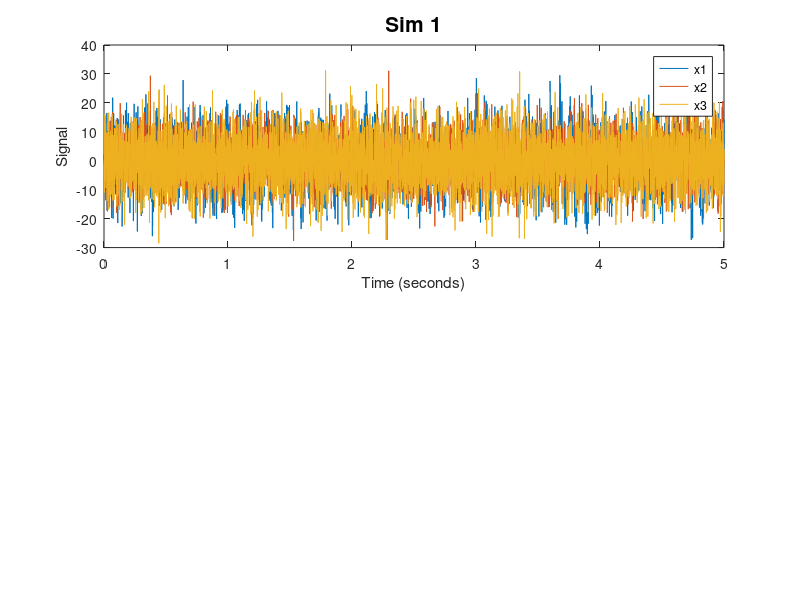

Here is the MATLAB script that generated this plot: (Note: this script raises an error after producing the figure.)
T = 5;      % total length of recording (seconds)
dt = 0.001; % seconds

f0 = 1/dt;  % sampling frequency (Hz)
N1 = T*f0;   % number of samples needed
df = 1/T;   % frequency resolution
fNQ = f0/2; % Nyquist frequency

taxis = dt:dt:T; % time axis

%%% Simulation 1, 3 N network
%%% simulate data ---------------------------------------------------------
a1 = 0.07*[hann(20)', -0.5*ones(20,1)']';   %AR coefficients for signal 1
a2 = 0.05*[-0.5*ones(20,1)', hann(20)']';    %                  ...signal 2
a3 = -.3*ones(size(a1));                    %                  ...signal 3

L = length(a1);                             % Number of AR terms.
N = N1+L;                                 % Number of time steps.

x1 = zeros(N,1);
x2 = zeros(N,1);                           %Create the AR model,
x3 = zeros(N,1);    

noise = 7;                                 % noise level

for k=L+1:N                                % For each time step,
    x1(k) = sum(a1.*x1(k-1:-1:k-L)) + sum(a2.*x2(k-1:-1:k-L)) +  noise*randn();
    x2(k) = sum(a2.*x2(k-1:-1:k-L)) + noise*randn();
    x3(k) = sum(a3.*x3(k-1:-1:k-L)) + noise*randn();  %...x(now) depends on past.
end
x1 = x1(L+1:end);                          % Drop the first L terms (0s).   
x2 = x2(L+1:end);                             
x3 = x3(L+1:end);

figure;
subplot (2,3,[1 3])                              %Plot signals.
plot(taxis,x1)
hold on
plot(taxis,x2)
plot(taxis,x3)
ylabel('Signal')
xlabel('Time (seconds)')
legend('x1','x2','x3')
title('Sim 1','FontSize',15);

%%% Define inputs for model building and GoF -------------------------
data = [x1';x2';x3'];                      % Conglomerate data in one matrix
nlags = 40;                               % Define order of AR model
                                           % needs to be larger than true
                                           % order
%%%% true coefficients 
true_coeffs = cell(3);
true_coeffs{1,1} = padarray(a1,nlags-L,'post'); % True coefficents up to 
true_coeffs{1,2} = padarray(a2,nlags-L,'post'); %     number of lags being estimated
true_coeffs{1,3} = zeros(nlags,1);

true_coeffs{2,1} = zeros(nlags,1);
true_coeffs{2,2} = padarray(a2,nlags-L,'post');
true_coeffs{2,3} = zeros(nlags,1);

true_coeffs{3,1} = zeros(nlags,1);
true_coeffs{3,2} = zeros(nlags,1);
true_coeffs{3,3} = padarray(a3,nlags-L,'post');

tic
[ adj_spline ] = build_ar_splines( data, nlags); % Build network using splines
splinetime  = toc;
tic
[ adj_stand] = build_ar( data, nlags );          % Build network using standard ar
standardtime = toc;



subplot 234; 
adj_true = [1 1 0; 0 1 0; 0 0 1];          % Plot true network
plotNetwork(adj_true)
title('Truth');
subplot 235;                               % Plot network using standard regressors
str = {num2str(standardtime), ' seconds' };
plotNetwork(adj_stand)
title(strcat({'Standard, '},num2str(standardtime),{' s'}))
subplot 236;                               % Plot network using spline regressors
plotNetwork(adj_spline)
title(strcat({'Spline, '},num2str(splinetime),{' s'}))


b_est = ar_gof(adj_spline, data, nlags,true_coeffs,noise,taxis,3); % Run goodness of fit tests

%%% Simulation 2, 3 N network

%%% Simulate signals --------------------------------------------------
a1 = 0.07*[hann(20)', -0.5*ones(20,1)']';   %AR coeffictients for signal 1
a2 = 0.03*[-0.5*ones(20,1)', hann(20)']';   %                  ...signal 2
a3 = -.3*ones(size(a1));                    %                  ...signal 3

L = length(a1);                             % Number of AR terms.

N = N1+L;                                 % Number of time steps.
x1 = zeros(N,1);
x2 = zeros(N,1);    
x3 = zeros(N,1);
noise = 7;                                  % noise level


                                            % Create AR model
for k=L+1:N                                 %For each time step,
    x1(k) = sum(a1.*x1(k-1:-1:k-L)) + sum(a2.*x2(k-1:-1:k-L)) +  noise*randn();
    x2(k) = sum(a2.*x2(k-1:-1:k-L)) + sum(a1.*x1(k-1:-1:k-L)) + noise*randn();
    x3(k) = sum(a3.*x3(k-1:-1:k-L)) + noise*randn();  %...x(now) depends on past.  
end
x1 = x1(L+1:end);       
x2 = x2(L+1:end);                           %Drop the first terms (0s).
x3 = x3(L+1:end);

figure(1);
subplot(2,3,[1 3])                          %Plot signals.
plot(taxis,x1)
hold on
plot(taxis,x2)
plot(taxis,x3)
ylabel('Signal')
xlabel('Time (seconds)')
legend('x1','x2','x3')

title('Scenario 2: 1 drives 1 and 2, 2 drives 1 and 2, and 3 is independent');

%%% Define inputs for model building and GoF -------------------------
data = [x1';x2';x3'];                      % Conglomerate data in one matrix
nlags = 100;                                % Define order of AR model

%%%% true coefficients

true_coeffs = cell(3);
true_coeffs{1,1} = padarray(a1,nlags-L,'post'); % True coefficents up to 
true_coeffs{1,2} = padarray(a2,nlags-L,'post'); %     number of lags being estimated
true_coeffs{1,3} = zeros(nlags,1);

true_coeffs{2,1} = padarray(a1,nlags-L,'post');
true_coeffs{2,2} = padarray(a2,nlags-L,'post');
true_coeffs{2,3} = zeros(nlags,1);

true_coeffs{3,1} = zeros(nlags,1);
true_coeffs{3,2} = zeros(nlags,1);
true_coeffs{3,3} = padarray(a3,nlags-L,'post');


tic
[ adj_spline ] = build_ar_splines( data, nlags); % Build network using splines
splinetime  = toc;
tic
[ adj_stand] = build_ar( data, nlags );          % Build network using standard AR
standardtime = toc; 

subplot 234; 
adj_true = [1 1 0; 1 1 0; 0 0 1];          % Plot true network
plotNetwork(adj_true)
title('Truth');
subplot 235;                               % Plot network using standard regressors
plotNetwork(adj_stand)
title(strcat({'Standard, '},num2str(standardtime),{' s'}))
subplot 236;                               % Plot network using spline regressors
plotNetwork(adj_spline)
title(strcat({'Spline, '},num2str(splinetime),{' s'}))

 
b_est = ar_gof(adj_spline, data, nlags,true_coeffs,noise,taxis,1); % Goodness of fit tests

%%% Simulation 3, 3 N network


%%% Simulate signals ----------------------------------------------------
a1 = 0.07*[hann(20)', -0.5*ones(20,1)']';   % AR coefficients for signal 1
a3 = 0.03*[-0.5*ones(20,1)', hann(20)']';%-.3*ones(size(a1));       %  ... signal 3

L = length(a1);                            % Number of AR terms.

N = N1+L;                                % Number of time steps.


noise = 5 ;                                % noise level


x1 = zeros(N,1);                           % Create the AR model, 
x2 = zeros(N,1);                           
x3 = zeros(N,1);                             
                                 
for k=L+1:N 
                                                      % for each time step,
    x1(k) = sum(a1.*x3(k-1:-1:k-L)) + noise*randn();
    x2(k) = sum(a1.*x3(k-1:-1:k-L)) + noise*randn();
    x3(k) = sum(a3.*x3(k-1:-1:k-L)) + noise*randn();  %...x(now) depends on past.                                        %...x(now) depends on past.

end
x1 = x1(L+1:end);                                     % Drop the first terms (0s).
x2 = x2(L+1:end);
x3 = x3(L+1:end);                           



figure;
subplot(2,3,[1 3])                              % Plot signals.
plot(taxis,x1)
hold on
plot(taxis,x2)
plot(taxis,x3)
ylabel('Signal')
xlabel('Time (seconds)')
legend('x1','x2','x3')
title('Scenario 3: 3 drives 1 and 2');

%%% Define inputs for model building with splines -------------------------
data = [x1';x2';x3'];                      % Conglomerate data in one matrix
nlags = 100;                                % Define order of AR model

%%%% true coefficients

true_coeffs = cell(3);
true_coeffs{1,1} = zeros(nlags,1);       % True coefficents up to 
true_coeffs{1,2} = zeros(nlags,1);       %     number of lags being estimated
true_coeffs{1,3} = padarray(a1,nlags-L,'post');

true_coeffs{2,1} = zeros(nlags,1);
true_coeffs{2,2} = zeros(nlags,1);
true_coeffs{2,3} = padarray(a1,nlags-L,'post');

true_coeffs{3,1} = zeros(nlags,1);
true_coeffs{3,2} = zeros(nlags,1);
true_coeffs{3,3} = padarray(a3,nlags-L,'post');


tic
[ adj_spline ] = build_ar_splines( data, nlags); % Build network using splines
splinetime  = toc;
tic
[ adj_stand] = build_ar( data, nlags );          % Build network using standard AR
standardtime = toc;

subplot 234; 
adj_true = [0 0 1; 0 0 1; 0 0 1];          % Plot true network
plotNetwork(adj_true)
title('Truth');
subplot 235;                               % Plot network using standard regressors
plotNetwork(adj_stand)
title(strcat({'Standard, '},num2str(standardtime),{' s'}))

subplot 236;                               % Plot network using spline regressors
plotNetwork(adj_spline)
title(strcat({'Spline, '},num2str(splinetime),{' s'}))



ar_gof(adj_spline, data, nlags,true_coeffs,noise,taxis,1); % Goodness of fit tests

%% Simulation 4, 6 N network
a1 = 0.07*[0.1*hann(20)', -0.5*ones(20,1)']';
%a1 = 0.07*[hann(20)', -0.5*ones(20,1)']';   %AR coefficients for signal 1
a2 = 0.03*[-0.5*ones(20,1)', hann(20)']';    %                  ...signal 2
a3 = -0.3*ones(size(a1));                    %                  ...signal 3
a4 = 0.02*[hann(30)', -0.2*ones(1,10)]';
a5 = 0.1*[-0.8*ones(1,30), -0.8*hann(10)']';
a6 = 0.25*[-0.6*ones(20,1)', -0.2*hann(20)']'; 


L = length(a1);                             % Number of AR terms.
N = N1+L;                                 % Number of time steps.

x1 = zeros(N,1);
x2 = zeros(N,1);                           %Create the AR model,
x3 = zeros(N,1);    
x4 = zeros(N,1);
x5 = zeros(N,1);
x6 = zeros(N,1);

noise = 7;                                 % noise level

for k=L+1:N                                % For each time step,
    x1(k) = sum(a1.*x1(k-1:-1:k-L)) + sum(a2.*x2(k-1:-1:k-L)) +  noise*randn(); 
    x2(k) = sum(a1.*x2(k-1:-1:k-L)) + sum(a4.*x4(k-1:-1:k-L)) +noise*randn();
    x3(k) = sum(a3.*x3(k-1:-1:k-L)) + sum(a2.*x4(k-1:-1:k-L)) + noise*randn();  %...x(now) depends on past.

    x4(k) = sum(a4.*x4(k-1:-1:k-L)) + noise*randn();
    x5(k) = sum(a5.*x2(k-1:-1:k-L)) + sum(a4.*x5(k-1:-1:k-L)) +noise*randn();
    x6(k) = sum(a6.*x6(k-1:-1:k-L)) + sum(a4.*x3(k-1:-1:k-L)) +noise*randn();
end
x1 = x1(L+1:end);                          % Drop the first L terms (0s).   
x2 = x2(L+1:end);                             
x3 = x3(L+1:end);
x4 = x4(L+1:end);
x5 = x5(L+1:end);
x6 = x6(L+1:end);
figure;
subplot (2,3,[1 3])                              %Plot signals.
plot(taxis,x1)
hold on
plot(taxis,x2)
plot(taxis,x3)
plot(taxis,x4)
plot(taxis,x5)
plot(taxis,x6)
ylabel('Signal')
xlabel('Time')
legend('x1','x2','x3','x4','x5','x6')
title('Six Node Network','FontSize',15);

data = [x1';x2';x3';x4';x5';x6'];                      % Conglomerate data in one matrix
nlags = 40;                               % Define order of AR model
                                           % needs to be larger than true
                                           % order

%%%% true coefficients 
true_coeffs = cell(6);
true_coeffs{1,1} = padarray(a1,nlags-L,'post'); % True coefficents up to 
true_coeffs{1,2} = padarray(a2,nlags-L,'post'); %     number of lags being estimated
true_coeffs{1,3} = zeros(nlags,1);
true_coeffs{1,4} = zeros(nlags,1);
true_coeffs{1,5} = zeros(nlags,1);
true_coeffs{1,6} = zeros(nlags,1);

true_coeffs{2,1} = zeros(nlags,1);
true_coeffs{2,2} = padarray(a1,nlags-L,'post');
true_coeffs{2,3} = zeros(nlags,1);
true_coeffs{2,4} = padarray(a4,nlags-L,'post');
true_coeffs{2,5} = zeros(nlags,1);
true_coeffs{2,6} =zeros(nlags,1);

true_coeffs{3,1} = zeros(nlags,1);
true_coeffs{3,2} = zeros(nlags,1);
true_coeffs{3,3} = padarray(a3,nlags-L,'post');
true_coeffs{3,4} = padarray(a2,nlags-L,'post');
true_coeffs{3,5} = zeros(nlags,1);
true_coeffs{3,6} = zeros(nlags,1);

true_coeffs{4,1} = zeros(nlags,1);
true_coeffs{4,2} = zeros(nlags,1);
true_coeffs{4,3} = zeros(nlags,1);
true_coeffs{4,4} = padarray(a4,nlags-L,'post');
true_coeffs{4,5} = zeros(nlags,1);
true_coeffs{4,6} = zeros(nlags,1);

true_coeffs{5,1} = zeros(nlags,1);
true_coeffs{5,2} = padarray(a5,nlags-L,'post');
true_coeffs{5,3} = zeros(nlags,1);
true_coeffs{5,4} = zeros(nlags,1);
true_coeffs{5,5} = padarray(a4,nlags-L,'post');
true_coeffs{5,6} = zeros(nlags,1);

true_coeffs{6,1} = zeros(nlags,1);
true_coeffs{6,2} = zeros(nlags,1);
true_coeffs{6,3} = padarray(a4,nlags-L,'post');
true_coeffs{6,4} = zeros(nlags,1);
true_coeffs{6,5} = zeros(nlags,1);
true_coeffs{6,6} = padarray(a6,nlags-L,'post');


tic
[ adj_spline ] = build_ar_splines( data, nlags); % Build network using splines
splinetime  = toc;
tic
[ adj_stand] = build_ar( data, nlags );          % Build network using standard ar
standardtime = toc;

subplot 234;                                     % Plot true network
adj_true = [1 1 0 0 0 0; 0 1 0 1 0 0; 0 0 1 1 0 0; 0 0 0 1 0 0; 0 1 0 0 1 0; 0 0 1 0 0 1];  

plotNetwork(adj_true)
title('Truth');
subplot 235;                               % Plot network using standard regressors
str = {num2str(standardtime), ' seconds' };
plotNetwork(adj_stand)
title(strcat({'Standard, '},num2str(standardtime),{' s'}))
subplot 236;                               % Plot network using spline regressors
plotNetwork(adj_spline)
title(strcat({'Spline, '},num2str(splinetime),{' s'}))

 
b_est = ar_gof(adj_spline, data, nlags,true_coeffs,noise,taxis,2); % Run goodness of fit tests

% %%
% h = get(0,'children');
% for i=1:length(h)
%   saveas(h(i), ['figure' num2str(i)], 'jpg');
% end
